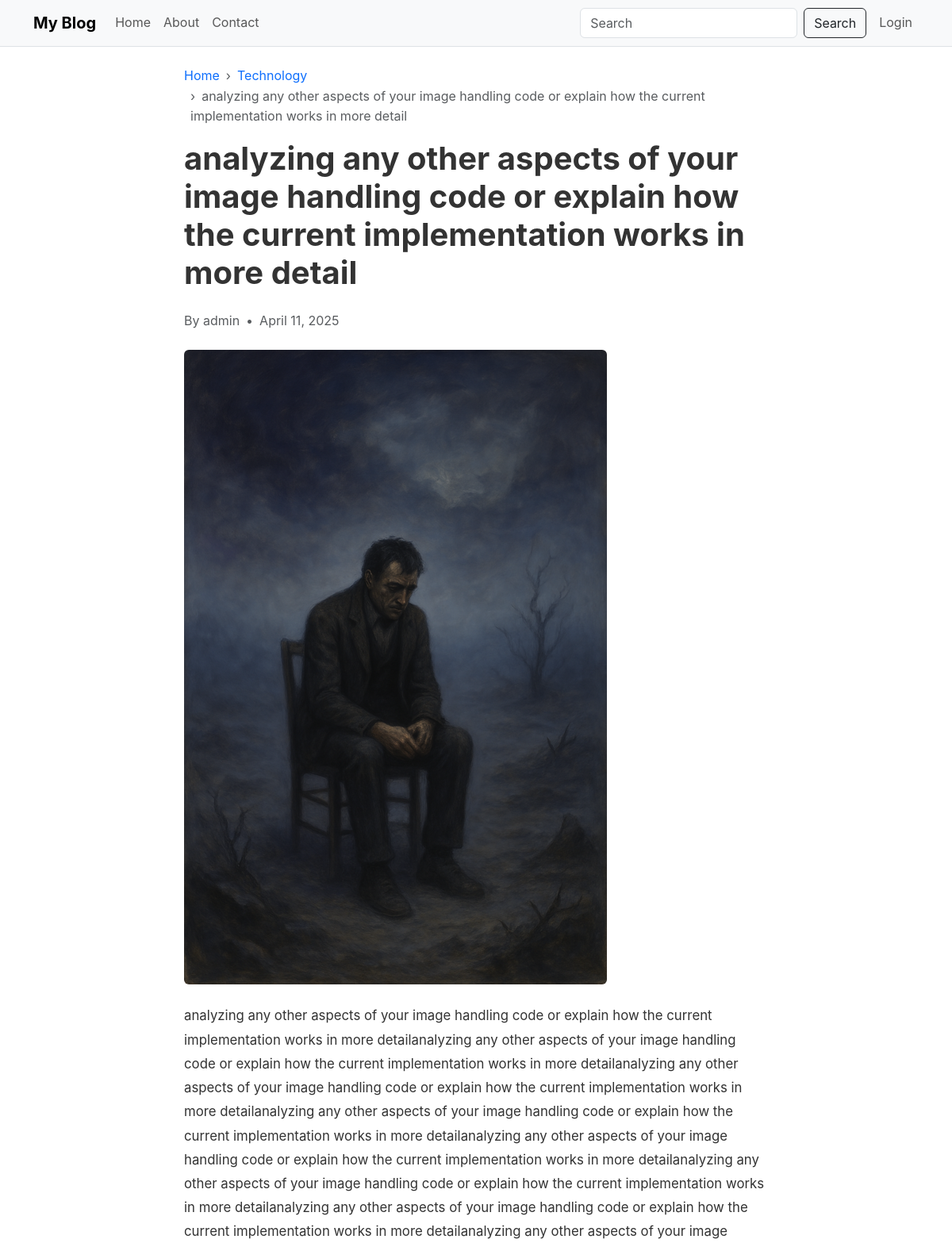
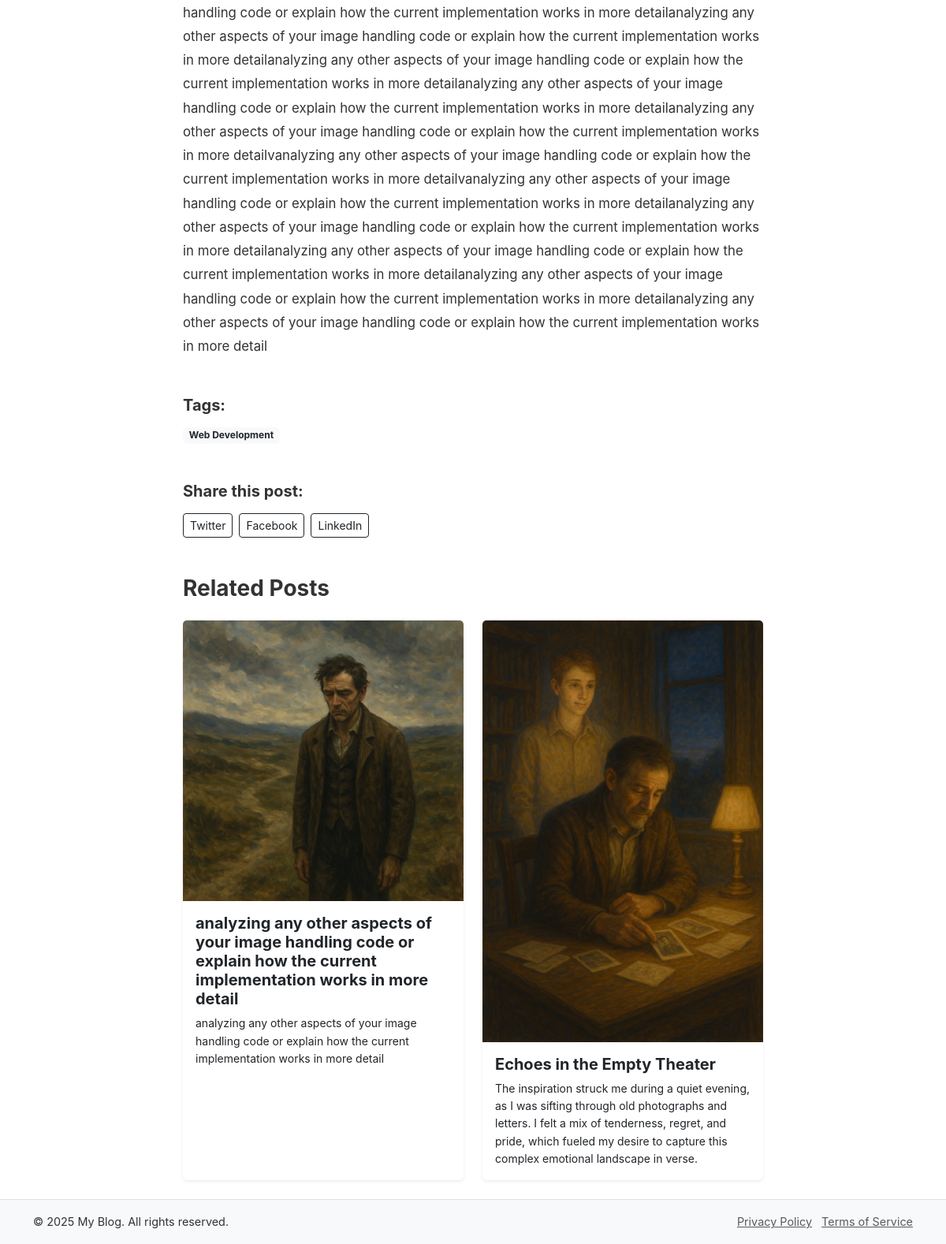
Screenshot of /post/analyzing-any-other-aspects-of-your-image-handling-code-or-explain-how-the-current-implementation-works-in-more-detail with the database file from the repository (2 pictures, top to bottom).
### models.py (models this page shows, shortened)
class Category(db.Model):
    id = db.Column(db.Integer, primary_key=True)
    name = db.Column(db.String(50), nullable=False)
    slug = db.Column(db.String(50), unique=True, nullable=False)
    created_at = db.Column(db.DateTime, default=datetime.utcnow)
    posts = db.relationship('Post', backref='category', lazy=True)

class Post(db.Model):
    id = db.Column(db.Integer, primary_key=True)
    title = db.Column(db.String(255), nullable=False)
    slug = db.Column(db.String(255), unique=True, nullable=False)
    summary = db.Column(db.Text, nullable=True)
    content = db.Column(db.Text, nullable=False)
    published = db.Column(db.Boolean, default=False)
    featured_image = db.Column(db.String(255), nullable=True)
    created_at = db.Column(db.DateTime, default=datetime.utcnow)
    updated_at = db.Column(db.DateTime, default=datetime.utcnow, onupdate=datetime.utcnow)
    meta_description = db.Column(db.String(255), nullable=True)
    meta_keywords = db.Column(db.String(255), nullable=True)
    author_id = db.Column(db.Integer, db.ForeignKey('user.id'), nullable=False)
    category_id = db.Column(db.Integer, db.ForeignKey('category.id'), nullable=True)
    tags = db.relationship('Tag', secondary=post_tags, lazy='subquery',
                          backref=db.backref('posts', lazy=True))

class User(db.Model, UserMixin):
    id = db.Column(db.Integer, primary_key=True)
    username = db.Column(db.String(50), unique=True, nullable=False)
    email = db.Column(db.String(120), unique=True, nullable=False)
    password_hash = db.Column(db.String(128), nullable=False)
    is_admin = db.Column(db.Boolean, default=False)
    created_at = db.Column(db.DateTime, default=datetime.utcnow)
    posts = db.relationship('Post', backref='author', lazy=True)

class Tag(db.Model):
    id = db.Column(db.Integer, primary_key=True)
    name = db.Column(db.String(50), nullable=False)
    slug = db.Column(db.String(50), unique=True, nullable=False)
    created_at = db.Column(db.DateTime, default=datetime.utcnow)

### routes.py (the view, shortened to what this page needs)
@app.route('/post/<string:slug>')
def post(slug):
    post = Post.query.filter_by(slug=slug).first_or_404()
    if not post.published and (not current_user.is_authenticated or not current_user.is_admin):
        abort(404)
    related_posts = []
    if post.tags:
        tag_ids = [tag.id for tag in post.tags]
        related_posts = Post.query.filter(
            Post.id != post.id,
            Post.published == True,
            Post.tags.any(Tag.id.in_(tag_ids))
        ).order_by(Post.created_at.desc()).limit(2).all()
    return render_template('post.html', title=post.title, post=post, related_posts=related_posts)

### app.py (called while the page is built)
@app.after_request
def add_cache_control(response):
    if request.path.startswith('/static'):
        if 'css' in request.path or 'js' in request.path:
            response.cache_control.max_age = 31536000
        elif 'img' in request.path or 'uploads' in request.path:
            response.cache_control.max_age = 604800
    return response

@app.context_processor
def inject_globals():
    categories = Category.query.all()
    popular_tags = Tag.query.join(Tag.posts).group_by(Tag.id).order_by(func.count().desc()).limit(10).all()
    recent_posts = Post.query.filter_by(published=True).order_by(Post.created_at.desc()).limit(5).all()
    current_year = datetime.now().year
    return {
        'categories': categories,
        'popular_tags': popular_tags,
        'recent_posts': recent_posts,
        'current_year': current_year
    }

### app/templates/post.html (shortened to what this page needs)
{% extends "layout.html" %}
{% block content %}
<article class="blog-post">
    <div class="row">
        <div class="col-lg-8 mx-auto">
            <div class="mb-5">
                <nav style="--bs-breadcrumb-divider: '›';" aria-label="breadcrumb">
                    <ol class="breadcrumb">
                        <li class="breadcrumb-item"><a href="{{ url_for('index') }}" class="text-decoration-none">Home</a></li>
                        {% if post.category %}
                            <li class="breadcrumb-item">
                                <a href="{{ url_for('category', slug=post.category.slug) }}" class="text-decoration-none">
                                    {{ post.category.name }}
                                </a>
                            </li>
                        {% endif %}
                        <li class="breadcrumb-item active" aria-current="page">{{ post.title }}</li>
                    </ol>
                </nav>
                <h1 class="fw-bold mb-4">{{ post.title }}</h1>
                <div class="d-flex align-items-center text-muted mb-4">
                    <span>By {{ post.author.username }}</span>
                    <span class="mx-2">•</span>
                    <time datetime="{{ post.created_at.strftime('%Y-%m-%d') }}">
                        {{ post.created_at.strftime('%B %d, %Y') }}
                    </time>
                </div>
                {% if post.featured_image %}
                    <div class="mb-4">
                        <img src="{{ url_for('static', filename=post.featured_image) }}" class="img-fluid rounded" alt="{{ post.title }}">
                    </div>
                {% endif %}
                <div class="post-content">
                    {{ post.content|safe }}
                </div>
                {% if post.tags %}
                    <div class="mt-5">
                        <h5>Tags:</h5>
                        <div class="d-flex flex-wrap gap-2">
                            {% for tag in post.tags %}
                                <a href="{{ url_for('tag', slug=tag.slug) }}" class="badge bg-light text-dark text-decoration-none">
                                    {{ tag.name }}
                                </a>
                            {% endfor %}
                        </div>
                    </div>
                {% endif %}
                <div class="mt-5">
                    <h5>Share this post:</h5>
                    <div class="d-flex gap-2">
                        <a href="https://twitter.com/intent/tweet?url={{ request.url|urlencode }}&text={{ post.title|urlencode }}" target="_blank" class="btn btn-sm btn-outline-dark" rel="noopener">
                            Twitter
                        </a>
                        <a href="https://www.facebook.com/sharer/sharer.php?u={{ request.url|urlencode }}" target="_blank" class="btn btn-sm btn-outline-dark" rel="noopener">
                            Facebook
                        </a>
                        <a href="https://www.linkedin.com/shareArticle?mini=true&url={{ request.url|urlencode }}&title={{ post.title|urlencode }}" target="_blank" class="btn btn-sm btn-outline-dark" rel="noopener">
                            LinkedIn
                        </a>
                    </div>
                </div>
            </div>
            {% if related_posts %}
                <div class="mt-5">
                    <h3 class="mb-4">Related Posts</h3>
                    <div class="row g-4">
                        {% for related in related_posts %}
                            <div class="col-md-6">
                                <div class="card h-100 shadow-sm border-0">
                                    {% if related.featured_image %}
                                        <a href="{{ url_for('post', slug=related.slug) }}">
                                            <img src="{{ url_for('static', filename=related.featured_image) }}" class="card-img-top" alt="{{ related.title }}">
                                        </a>
                                    {% endif %}
                                    <div class="card-body">
                                        <a href="{{ url_for('post', slug=related.slug) }}" class="text-decoration-none text-dark">
                                            <h2 class="card-title h5 fw-bold">{{ related.title }}</h2>
                                        </a>
                                        <p class="card-text small">{{ related.summary }}</p>
                                    </div>
                                </div>
                            </div>
                        {% endfor %}
                    </div>
                </div>
            {% endif %}
        </div>
    </div>
</article>
{% endblock %}

### app/static/css/style.css (style rules this page uses)
body { font-family: 'Inter', 'Segoe UI', Roboto, 'Helvetica Neue', Arial, sans-serif; color: #333; line-height: 1.6; }
img { max-width: 100%; height: auto; }
h1, h2, h3, h4, h5, h6 { font-weight: 700; margin-bottom: 1rem; }
a { color: #0d6efd; transition: color 0.2s ease-in-out; }
.post-content { font-size: 1.05rem; line-height: 1.8; }
.card { transition: transform 0.2s ease, box-shadow 0.2s ease; }

### rows the page displays
Category: category.name "Technology"
Post: title "analyzing any other aspects of your image handling code or explain how the current implementation works in more detail", created_at "April 11, 2025", featured_image (picture), content "analyzing any other aspects of your image handling code or explain how the current implementation works in more detail analyzing any other aspects of your image handling code or explain how the current implementation works in more detail analyzing any other aspects of your image handling code or explain how the current implementation works in more detail analyzing any other aspects of your image handling code or explain how the current implementation works in more detail analyzing any other aspects of your image handling code or explain how the current implementation works in more detail analyzing any other aspects of your image handling code or explain how the current implementation works…"
User: author.username "admin"
Tag: name "Web Development"
Post: featured_image (picture), title "analyzing any other aspects of your image handling code or explain how the current implementation works in more detail", summary "analyzing any other aspects of your image handling code or explain how the current implementation works in more detail"
Post: featured_image (picture), title "Echoes in the Empty Theater", summary "The inspiration struck me during a quiet evening, as I was sifting through old photographs and letters. I felt a mix of tenderness, regret, and pride, which fueled my desire to capture this complex emotional landscape in verse."
